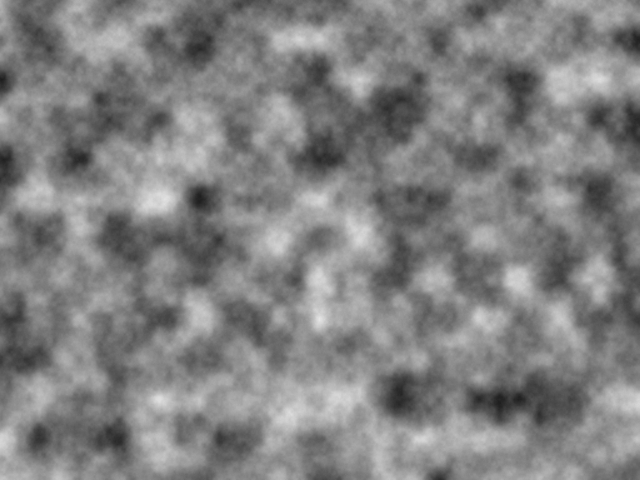
Frame 1 (no input)
Frame 60 (no input): identical to frame 1, image omitted
Frame 120 (the mouse pressed at the canvas centre since frame 60): identical to frame 1, image omitted

The p5.js sketch that drew this single still picture (run headless with seeded random() and noise() and a simulated clock; from frame 60 on, the mouse is pressed at the canvas centre):

// p5.js sketch
// ── sketch.js
let increment = 0.025;

function setup() {
  // createCanvas(windowWidth, windowHeight);
  createCanvas(640, 480);
  noiseDetail(8, 0.5);
}

function draw() {
  background(0);

  loadPixels();
  let xoff = 0;
  for (let x = 0; x < width; x++) {
    xoff += increment;
    let yoff = 0;
    for (let y = 0; y < height; y++) {
      yoff += increment;
      let index = (x + y * width) * 4;
      const r = noise(xoff, yoff) * 255;
      pixels[index + 0] = r;
      pixels[index + 1] = r;
      pixels[index + 2] = r;
      pixels[index + 3] = 255;
    }
  }
  updatePixels();
}

function windowResized() {
  resizeCanvas(windowWidth, windowHeight);
}
